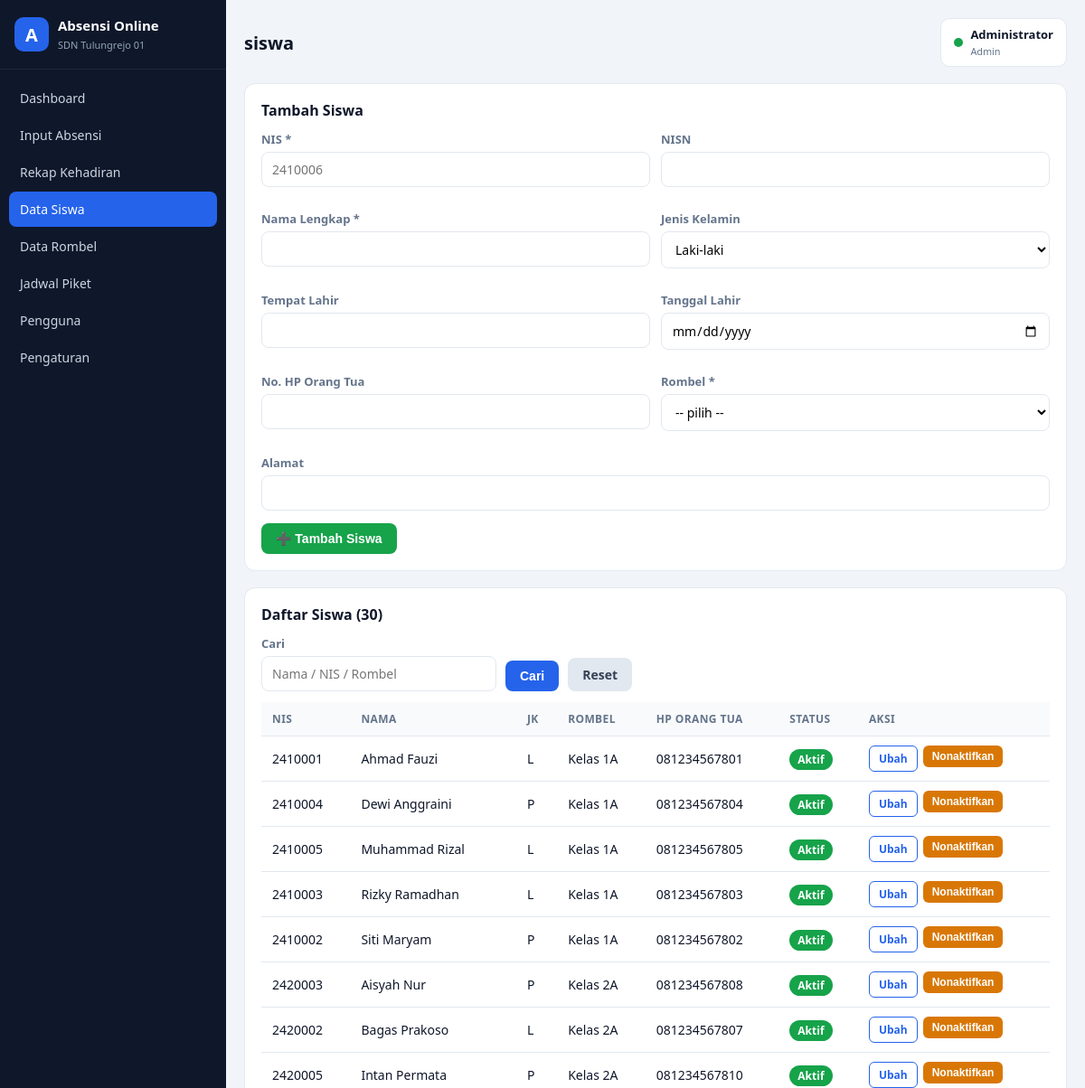
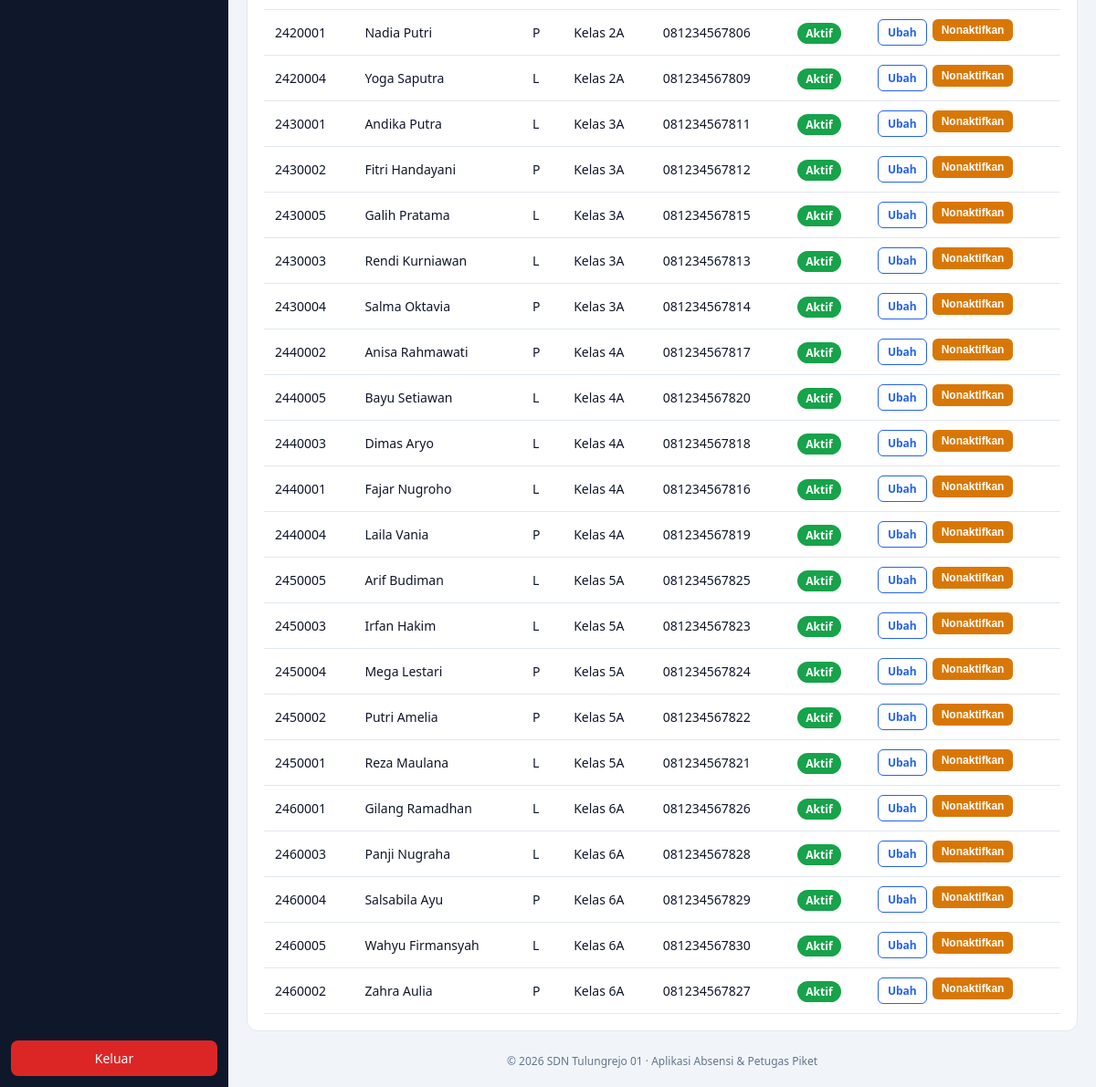
Page /siswa.php (signed in) on the committed database (2 pictures, top to bottom).
### tables this page shows
CREATE TABLE `pengaturan` (
  `id`              INT(11) NOT NULL AUTO_INCREMENT,
  `nama_sekolah`    VARCHAR(100) NOT NULL DEFAULT 'SDN Tulungrejo 01',
  `npsn`            VARCHAR(16) DEFAULT NULL,
  `alamat`          VARCHAR(150) DEFAULT NULL,
  `kepala_sekolah`  VARCHAR(100) DEFAULT NULL,
  `tahun_pelajaran` VARCHAR(9)  NOT NULL DEFAULT '2025/2026',
  `semester`        ENUM('Ganjil','Genap') NOT NULL DEFAULT 'Ganjil',
  `logo`            VARCHAR(255) DEFAULT NULL,
  PRIMARY KEY (`id`)
);

CREATE TABLE `siswa` (
  `nis`         VARCHAR(12) NOT NULL,
  `nisn`        VARCHAR(10) DEFAULT NULL,
  `nama`        VARCHAR(100) NOT NULL,
  `jk`          ENUM('L','P') NOT NULL DEFAULT 'L',
  `tempat_lahir` VARCHAR(50) DEFAULT NULL,
  `tgl_lahir`   DATE DEFAULT NULL,
  `alamat`      VARCHAR(150) DEFAULT NULL,
  `no_hp_ortu`  VARCHAR(15) DEFAULT NULL,
  `id_rombel`   INT(11) NOT NULL,
  `aktif`       TINYINT(1) NOT NULL DEFAULT 1,
  `created_at`  TIMESTAMP NOT NULL DEFAULT CURRENT_TIMESTAMP,
  PRIMARY KEY (`nis`),
  KEY `fk_siswa_rombel` (`id_rombel`),
  CONSTRAINT `fk_siswa_rombel` FOREIGN KEY (`id_rombel`)
      REFERENCES `rombel` (`id_rombel`) ON UPDATE CASCADE ON DELETE RESTRICT
);

CREATE TABLE `rombel` (
  `id_rombel`  INT(11) NOT NULL AUTO_INCREMENT,
  `kode_rombel` VARCHAR(10) NOT NULL,
  `nama_rombel` VARCHAR(50) NOT NULL,
  `tingkat`    TINYINT(2) NOT NULL,
  `wali_kelas` VARCHAR(100) DEFAULT NULL,
  PRIMARY KEY (`id_rombel`),
  UNIQUE KEY `uk_kode_rombel` (`kode_rombel`)
);

### library/functions.php (called while the page is built, shortened)
<?php
function e($str)
{
    return htmlspecialchars((string)$str, ENT_QUOTES, 'UTF-8');
}
function get_pengaturan($conn)
{
    $r = $conn->query("SELECT * FROM pengaturan ORDER BY id ASC LIMIT 1")->fetch_assoc();
    return $r ?: [];
}
function current_user()
{
    return $_SESSION['user'] ?? null;
}

### siswa.php (the view, shortened to what this page needs)
<?php
$page = 'siswa';
require_once __DIR__ . '/library/header.php';
$user = current_user();
$isAdmin = $user['hak_akses'] === 'admin';
$edit = null;
$q = trim($_GET['q'] ?? '');
$sql = "SELECT s.*, r.nama_rombel FROM siswa s JOIN rombel r ON r.id_rombel = s.id_rombel";
$sql .= " ORDER BY r.tingkat, s.nama";
$siswa = $conn->query($sql)->fetch_all(MYSQLI_ASSOC);
?>
<?php if ($isAdmin): ?>
<div class="card">
  <h2><?= $edit ? 'Ubah Data Siswa' : 'Tambah Siswa' ?></h2>
  <form method="post">
    <div class="row-form">
      <?php if ($edit): ?>
        <div class="form-group">
          <label>NIS (tidak bisa diubah)</label>
          <input type="text" value="<?= e($edit['nis']) ?>" disabled>
        </div>
      <?php else: ?>
        <div class="form-group">
          <label>NIS *</label>
          <input type="text" name="nis" required placeholder="2410006">
        </div>
      <?php endif; ?>
      <div class="form-group">
        <label>NISN</label>
        <input type="text" name="nisn" value="<?= e($edit['nisn'] ?? '') ?>">
      </div>
      <div class="form-group">
        <label>Nama Lengkap *</label>
        <input type="text" name="nama" required value="<?= e($edit['nama'] ?? '') ?>">
      </div>
      <div class="form-group">
        <label>Jenis Kelamin</label>
        <select name="jk">
          <option value="L" <?= ($edit['jk'] ?? 'L') === 'L' ? 'selected' : '' ?>>Laki-laki</option>
        </select>
      </div>
      <div class="form-group">
        <label>Tempat Lahir</label>
        <input type="text" name="tempat_lahir" value="<?= e($edit['tempat_lahir'] ?? '') ?>">
      </div>
      <div class="form-group">
        <label>Tanggal Lahir</label>
        <input type="date" name="tgl_lahir" value="<?= e($edit['tgl_lahir'] ?? '') ?>">
      </div>
      <div class="form-group">
        <label>No. HP Orang Tua</label>
        <input type="text" name="no_hp_ortu" value="<?= e($edit['no_hp_ortu'] ?? '') ?>">
      </div>
      <div class="form-group">
        <label>Rombel *</label>
        <select name="id_rombel" required>
          <option value="">-- pilih --</option>
        </select>
      </div>
      <div class="form-group" style="grid-column:1/-1">
        <label>Alamat</label>
        <input type="text" name="alamat" value="<?= e($edit['alamat'] ?? '') ?>">
      </div>
    </div>
    <button class="btn btn-success"><?= $edit ? '💾 Simpan Perubahan' : '➕ Tambah Siswa' ?></button>
  </form>
</div>
<?php endif; ?>
<div class="card">
  <h2>Daftar Siswa (<?= count($siswa) ?>)</h2>
  <form method="get" class="filter-bar no-print" style="margin-bottom:12px">
    <div class="form-group" style="min-width:260px">
      <label>Cari</label>
      <input type="text" name="q" value="<?= e($q) ?>" placeholder="Nama / NIS / Rombel">
    </div>
    <button class="btn">Cari</button>
    <a class="btn btn-secondary" href="siswa.php">Reset</a>
  </form>
  <div class="table-wrap">
    <table>
      <thead>
        <tr>
          <th>NIS</th><th>Nama</th><th>JK</th><th>Rombel</th><th>HP Orang Tua</th><th>Status</th>
          <?php if ($isAdmin): ?><th class="no-print">Aksi</th><?php endif; ?>
        </tr>
      </thead>
      <tbody>
      <?php foreach ($siswa as $s): ?>
        <tr>
          <td><?= e($s['nis']) ?></td>
          <td><?= e($s['nama']) ?></td>
          <td><?= e($s['jk']) ?></td>
          <td><?= e($s['nama_rombel']) ?></td>
          <td><?= e($s['no_hp_ortu'] ?: '-') ?></td>
          <td><span class="badge <?= $s['aktif'] ? 'badge-success' : 'badge-secondary' ?>"><?= $s['aktif'] ? 'Aktif' : 'Nonaktif' ?></span></td>
          <?php if ($isAdmin): ?>
          <td class="no-print">
            <div class="actions">
              <a class="btn btn-sm btn-outline" href="siswa.php?edit=<?= e($s['nis']) ?>">Ubah</a>
              <form method="post" class="confirm-submit" data-confirm="Ubah status siswa ini?">
                <button class="btn btn-sm btn-warning"><?= $s['aktif'] ? 'Nonaktifkan' : 'Aktifkan' ?></button>
              </form>
            </div>
          </td>
          <?php endif; ?>
        </tr>
      <?php endforeach; ?>
      </tbody>
    </table>
  </div>
</div>
<?php require_once __DIR__ . '/library/footer.php'; ?>

### library/header.php (shortened to what this page needs)
<?php
require_once __DIR__ . '/auth.php';
$user = current_user();
$setting = get_pengaturan($conn);
$page = $page ?? '';
$menu = [
    'dashboard' => ['Dashboard', 'index.php', 'all'],
    'absensi'   => ['Input Absensi', 'absensi.php', 'all'],
    'rekap'     => ['Rekap Kehadiran', 'rekap.php', 'all'],
    'siswa'     => ['Data Siswa', 'siswa.php', 'all'],
    'rombel'    => ['Data Rombel', 'rombel.php', 'admin'],
    'piket'     => ['Jadwal Piket', 'piket/index.php', 'all'],
    'users'     => ['Pengguna', 'users.php', 'admin'],
    'pengaturan'=> ['Pengaturan', 'pengaturan.php', 'admin'],
];
?>
<!DOCTYPE html>
<html lang="id">
<head>
<link rel="stylesheet" href="/app/assets/css/style.css">
</head>
<body>
<div class="layout">
  <aside class="sidebar" id="sidebar">
    <div class="brand">
      <div class="brand-logo">A</div>
      <div>
        <strong>Absensi Online</strong><br>
        <small><?= e($setting['nama_sekolah'] ?? 'SDN Tulungrejo 01') ?></small>
      </div>
    </div>
    <nav class="nav">
      <?php foreach ($menu as $key => $m): ?>
        <a href="<?= e($m[1]) ?>" class="<?= $page === $key ? 'active' : '' ?>"><?= e($m[0]) ?></a>
      <?php endforeach; ?>
    </nav>
    <a class="btn-logout" href="logout.php">Keluar</a>
  </aside>
  <main class="content">
    <header class="topbar">
      <h1><?= e($page ?: 'Dashboard') ?></h1>
      <div class="user-box">
        <span class="dot"></span>
        <div>
          <strong><?= e($user['nama']) ?></strong><br>
          <small><?= e(ucfirst($user['hak_akses'])) ?></small>
        </div>
      </div>
    </header>

### library/footer.php (shortened to what this page needs)
    <footer class="footer">
      &copy; <?= date('Y') ?> <?= e($setting['nama_sekolah'] ?? 'SDN Tulungrejo 01') ?> &middot; Aplikasi Absensi &amp; Petugas Piket
    </footer>
  </main>
</div>
</body>
</html>

### assets/css/style.css (style rules this page uses)
:root { --bg:#f1f5f9; --card:#ffffff; --side:#0f172a; --side2:#1e293b; --primary:#2563eb; --success:#16a34a; --warning:#d97706; --info:#0891b2; --danger:#dc2626; --text:#0f172a; --muted:#64748b; --line:#e2e8f0; }
* { margin:0;padding:0;box-sizing:border-box }
body { font-family:'Segoe UI',system-ui,Arial,sans-serif;background:var(--bg);color:var(--text);font-size:15px }
a { color:var(--primary);text-decoration:none }
.layout { display:flex;min-height:100vh }
.sidebar { width:250px;background:var(--side);color:#cbd5e1;display:flex;flex-direction:column;position:fixed;top:0;bottom:0;left:0;z-index:50 }
.brand { display:flex;gap:10px;align-items:center;padding:18px 16px;border-bottom:1px solid var(--side2);color:#fff }
.brand-logo { width:38px;height:38px;border-radius:10px;background:var(--primary);color:#fff;display:flex;align-items:center;justify-content:center;font-weight:700;font-size:20px }
.brand small { color:#94a3b8;font-size:11px }
.nav { flex:1;padding:12px 10px;display:flex;flex-direction:column;gap:2px;overflow-y:auto }
.nav a { color:#cbd5e1;padding:10px 12px;border-radius:8px;font-size:14px }
.nav a.active { background:var(--primary);color:#fff }
.btn-logout { margin:12px;padding:10px;text-align:center;background:var(--danger);color:#fff;border-radius:8px;font-size:14px }
.content { flex:1;margin-left:250px;padding:20px;min-width:0 }
.topbar { display:flex;align-items:center;gap:14px;margin-bottom:18px }
.topbar h1 { font-size:20px;flex:1 }
.user-box { display:flex;gap:8px;align-items:center;background:var(--card);padding:8px 14px;border-radius:10px;border:1px solid var(--line);font-size:13px }
.user-box small { color:var(--muted) }
.dot { width:10px;height:10px;border-radius:50%;background:var(--success) }
.card { background:var(--card);border:1px solid var(--line);border-radius:12px;padding:18px;margin-bottom:18px }
.card h2 { font-size:16px;margin-bottom:12px }
.table-wrap { overflow-x:auto }
table { width:100%;border-collapse:collapse;font-size:14px }
th,td { padding:10px 12px;text-align:left;border-bottom:1px solid var(--line);white-space:nowrap }
th { background:#f8fafc;color:var(--muted);font-weight:600;font-size:12px;text-transform:uppercase;letter-spacing:.4px }
.form-group { margin-bottom:14px }
.form-group label { display:block;font-size:13px;margin-bottom:5px;color:var(--muted);font-weight:600 }
input[type=text],input[type=password],input[type=date],input[type=number],input[type=email],select,textarea { width:100%;padding:9px 11px;border:1px solid var(--line);border-radius:8px;font-size:14px;background:#fff;font-family:inherit }
.row-form { display:grid;gap:12px;grid-template-columns:repeat(2,1fr) }
.btn { display:inline-block;padding:9px 16px;border-radius:8px;border:none;cursor:pointer;font-size:14px;font-weight:600;background:var(--primary);color:#fff }
.btn-sm { padding:5px 10px;font-size:12px;border-radius:6px }
.btn-success { background:var(--success) }
.btn-warning { background:var(--warning) }
.btn-secondary { background:#e2e8f0;color:#334155 }
.btn-outline { background:#fff;color:var(--primary);border:1px solid var(--primary) }
.actions { display:flex;gap:6px }
.badge { padding:3px 9px;border-radius:999px;font-size:12px;font-weight:600;color:#fff }
.badge-success { background:var(--success) }
.filter-bar { display:flex;flex-wrap:wrap;gap:10px;align-items:flex-end }
.filter-bar .form-group { margin-bottom:0;min-width:160px }
.footer { margin-top:24px;color:var(--muted);font-size:12px;text-align:center }

### rows in the picture
pengaturan: nama_sekolah "SDN Tulungrejo 01"
siswa: nis "2410001", nama "Ahmad Fauzi", jk "L", id_rombel.nama_rombel "Kelas 1A", no_hp_ortu "081234567801", aktif "Aktif"
siswa: nis "2410004", nama "Dewi Anggraini", jk "P", id_rombel.nama_rombel "Kelas 1A", no_hp_ortu "081234567804", aktif "Aktif"
siswa: nis "2410005", nama "Muhammad Rizal", jk "L", id_rombel.nama_rombel "Kelas 1A", no_hp_ortu "081234567805", aktif "Aktif"
siswa: nis "2410003", nama "Rizky Ramadhan", jk "L", id_rombel.nama_rombel "Kelas 1A", no_hp_ortu "081234567803", aktif "Aktif"
siswa: nis "2410002", nama "Siti Maryam", jk "P", id_rombel.nama_rombel "Kelas 1A", no_hp_ortu "081234567802", aktif "Aktif"
siswa: nis "2420003", nama "Aisyah Nur", jk "P", id_rombel.nama_rombel "Kelas 2A", no_hp_ortu "081234567808", aktif "Aktif"
siswa: nis "2420002", nama "Bagas Prakoso", jk "L", id_rombel.nama_rombel "Kelas 2A", no_hp_ortu "081234567807", aktif "Aktif"
siswa: nis "2420005", nama "Intan Permata", jk "P", id_rombel.nama_rombel "Kelas 2A", no_hp_ortu "081234567810", aktif "Aktif"
siswa: nis "2420001", nama "Nadia Putri", jk "P", id_rombel.nama_rombel "Kelas 2A", no_hp_ortu "081234567806", aktif "Aktif"
siswa: nis "2420004", nama "Yoga Saputra", jk "L", id_rombel.nama_rombel "Kelas 2A", no_hp_ortu "081234567809", aktif "Aktif"
siswa: nis "2430001", nama "Andika Putra", jk "L", id_rombel.nama_rombel "Kelas 3A", no_hp_ortu "081234567811", aktif "Aktif"
siswa: nis "2430002", nama "Fitri Handayani", jk "P", id_rombel.nama_rombel "Kelas 3A", no_hp_ortu "081234567812", aktif "Aktif"
siswa: nis "2430005", nama "Galih Pratama", jk "L", id_rombel.nama_rombel "Kelas 3A", no_hp_ortu "081234567815", aktif "Aktif"
siswa: nis "2430003", nama "Rendi Kurniawan", jk "L", id_rombel.nama_rombel "Kelas 3A", no_hp_ortu "081234567813", aktif "Aktif"
siswa: nis "2430004", nama "Salma Oktavia", jk "P", id_rombel.nama_rombel "Kelas 3A", no_hp_ortu "081234567814", aktif "Aktif"
siswa: nis "2440002", nama "Anisa Rahmawati", jk "P", id_rombel.nama_rombel "Kelas 4A", no_hp_ortu "081234567817", aktif "Aktif"
siswa: nis "2440005", nama "Bayu Setiawan", jk "L", id_rombel.nama_rombel "Kelas 4A", no_hp_ortu "081234567820", aktif "Aktif"
siswa: nis "2440003", nama "Dimas Aryo", jk "L", id_rombel.nama_rombel "Kelas 4A", no_hp_ortu "081234567818", aktif "Aktif"
siswa: nis "2440001", nama "Fajar Nugroho", jk "L", id_rombel.nama_rombel "Kelas 4A", no_hp_ortu "081234567816", aktif "Aktif"
siswa: nis "2440004", nama "Laila Vania", jk "P", id_rombel.nama_rombel "Kelas 4A", no_hp_ortu "081234567819", aktif "Aktif"
siswa: nis "2450005", nama "Arif Budiman", jk "L", id_rombel.nama_rombel "Kelas 5A", no_hp_ortu "081234567825", aktif "Aktif"
siswa: nis "2450003", nama "Irfan Hakim", jk "L", id_rombel.nama_rombel "Kelas 5A", no_hp_ortu "081234567823", aktif "Aktif"
siswa: nis "2450004", nama "Mega Lestari", jk "P", id_rombel.nama_rombel "Kelas 5A", no_hp_ortu "081234567824", aktif "Aktif"
siswa: nis "2450002", nama "Putri Amelia", jk "P", id_rombel.nama_rombel "Kelas 5A", no_hp_ortu "081234567822", aktif "Aktif"
siswa: nis "2450001", nama "Reza Maulana", jk "L", id_rombel.nama_rombel "Kelas 5A", no_hp_ortu "081234567821", aktif "Aktif"
siswa: nis "2460001", nama "Gilang Ramadhan", jk "L", id_rombel.nama_rombel "Kelas 6A", no_hp_ortu "081234567826", aktif "Aktif"
siswa: nis "2460003", nama "Panji Nugraha", jk "L", id_rombel.nama_rombel "Kelas 6A", no_hp_ortu "081234567828", aktif "Aktif"
siswa: nis "2460004", nama "Salsabila Ayu", jk "P", id_rombel.nama_rombel "Kelas 6A", no_hp_ortu "081234567829", aktif "Aktif"
siswa: nis "2460005", nama "Wahyu Firmansyah", jk "L", id_rombel.nama_rombel "Kelas 6A", no_hp_ortu "081234567830", aktif "Aktif"
siswa: nis "2460002", nama "Zahra Aulia", jk "P", id_rombel.nama_rombel "Kelas 6A", no_hp_ortu "081234567827", aktif "Aktif"

### other values in the picture
$m[0] "Dashboard"
$m[0] "Input Absensi"
$m[0] "Rekap Kehadiran"
$m[0] "Data Siswa"
$m[0] "Data Rombel"
$m[0] "Jadwal Piket"
$m[0] "Pengguna"
$m[0] "Pengaturan"
$page ?: 'Dashboard' "siswa"
$user['nama'] "Administrator"
$user['hak_akses'] "Admin"
count($siswa) "30"
